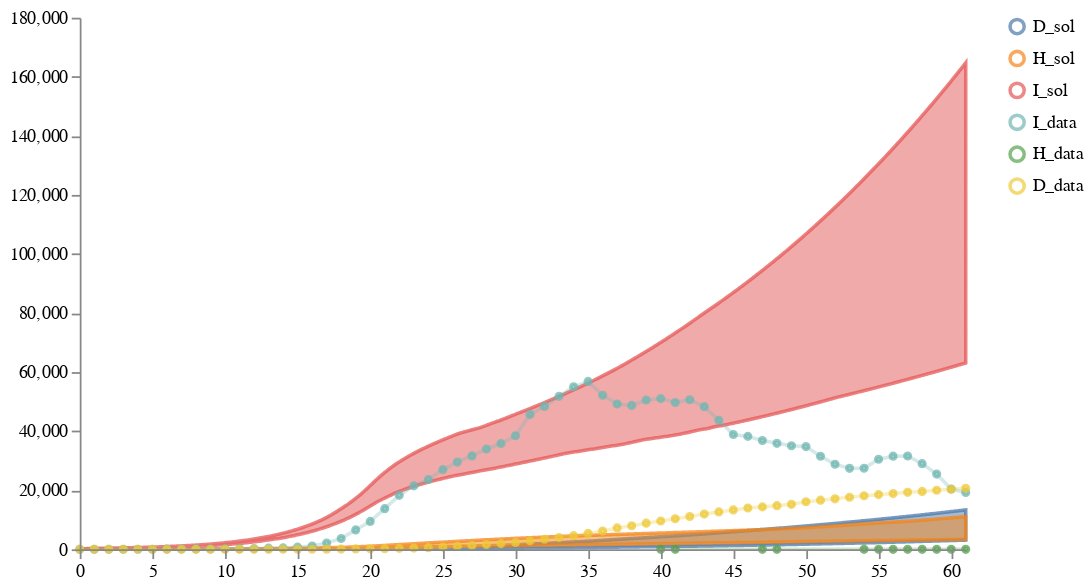

Source (notebook cell):
### Code cell
prior_samples = load_and_sample_petri_model(model1, num_samples, timepoints=timepoints1, method="dopri5",
                                            visual_options={"title": "3_base", "keep":["I_sol", "H_sol", "D_sol"]}, 
                                            time_unit="days")

schema = plots.pad(schema, 5)
plots.ipy_display(schema)

### Figure 1 — Vega specification as saved in the notebook (floating-point values rounded to 4 significant figures; data arrays with more than 128 entries replaced by an {"elided": "..."} marker saying what was removed)
{"$schema": "https://vega.github.io/schema/vega/v5.json", "axes": [{"name": "x_axis", "orient": "bottom", "scale": "xscale", "zindex": 100}, {"name": "y_axis", "orient": "left", "scale": "yscale", "zindex": 100}], "data": [{"name": "distributions", "values": {"elided": "1833 records"}}, {"name": "traces", "transform": [{"expr": "isValid(datum.value)", "type": "filter"}], "values": []}, {"name": "points", "values": {"elided": "136 records"}}, {"name": "markers", "values": []}, {"name": "selected", "on": [{"remove": true, "trigger": "clear"}, {"remove": true, "trigger": "!shift"}, {"insert": "clicked", "trigger": "!shift && clicked"}, {"toggle": "clicked", "trigger": "shift && clicked"}]}], "height": 300, "legends": [{"encode": {"labels": {"interactive": true, "name": "legendLabel", "update": {"opacity": [{"test": "!length(data('selected')) || indata('selected', 'value', datum.value)", "value": 1}, {"value": 0.25}]}}, "symbols": {"interactive": true, "name": "legendSymbol", "update": {"fill": {"value": "transparent"}, "opacity": [{"test": "!length(data('selected')) || indata('selected', 'value', datum.value)", "value": 0.7}, {"value": 0.15}], "size": {"value": 64}, "strokeWidth": {"value": 2}}}}, "name": "color_legend", "stroke": "color"}], "marks": [{"from": {"facet": {"data": "points", "groupby": "trajectory", "name": "points_split"}}, "marks": [{"encode": {"hover": {"fillOpacity": {"value": 0.9}}, "update": {"fill": {"field": "trajectory", "scale": "color"}, "fillOpacity": [{"test": "!length(data('selected')) || indata('selected', 'value', datum.trajectory)", "value": 0.5}, {"value": 0.15}], "size": {"value": 10}, "stroke": {"field": "trajectory", "scale": "color"}, "strokeOpacity": [{"test": "!length(data('selected')) || indata('selected', 'value', datum.trajectory)", "value": 0.75}, {"value": 0.15}], "strokeWidth": {"value": 2}, "tooltip": {"field": "value"}, "x": {"field": "timepoint", "scale": "xscale"}, "y": {"field": "value", "scale": "yscale"}}}, "from": {"data": "points_split"}, "name": "_points_symbol", "type": "symbol", "zindex": 3}, {"encode": {"hover": {"fillOpacity": {"value": 0.9}}, "update": {"interpolate": {"value": "linear"}, "stroke": {"field": "trajectory", "scale": "color"}, "strokeOpacity": [{"test": "!length(data('selected')) || indata('selected', 'value', datum.trajectory)", "value": 0.3}, {"value": 0.1}], "strokeWidth": {"value": 2}, "x": {"field": "timepoint", "scale": "xscale"}, "y": {"field": "value", "scale": "yscale"}}}, "from": {"data": "points_split"}, "name": "_points_line", "type": "line", "zindex": 3}], "name": "_points", "type": "group", "zindex": 3}, {"from": {"facet": {"data": "traces", "groupby": "trajectory", "name": "traces_split"}}, "marks": [{"encode": {"hover": {"fillOpacity": {"value": 0.9}}, "update": {"interpolate": {"value": "linear"}, "stroke": {"field": "trajectory", "scale": "color"}, "strokeOpacity": [{"test": "!length(data('selected')) || indata('selected', 'value', datum.trajectory)", "value": 0.75}, {"value": 0.15}], "strokeWidth": {"value": 2}, "x": {"field": "timepoint", "scale": "xscale"}, "y": {"field": "value", "scale": "yscale"}}}, "from": {"data": "traces_split"}, "name": "_traces_lines", "type": "line"}], "name": "_traces", "type": "group", "zindex": 2}, {"from": {"facet": {"data": "distributions", "groupby": "trajectory", "name": "trajectory_split"}}, "marks": [{"encode": {"hover": {"fillOpacity": {"value": 0.9}}, "update": {"fill": {"field": "trajectory", "scale": "color"}, "fillOpacity": [{"test": "!length(data('selected')) || indata('selected', 'value', datum.trajectory)", "value": 0.5}, {"value": 0.15}], "interpolate": {"value": "linear"}, "stroke": {"field": "trajectory", "scale": "color"}, "strokeOpacity": [{"test": "!length(data('selected')) || indata('selected', 'value', datum.trajectory)", "value": 0.75}, {"value": 0.15}], "strokeWidth": {"value": 2}, "x": {"field": "timepoint", "scale": "xscale"}, "y": {"field": "upper", "scale": "yscale"}, "y2": {"field": "lower", "scale": "yscale"}}}, "from": {"data": "trajectory_split"}, "type": "area"}], "name": "_distributions", "type": "group", "zindex": 1}, {"marks": [{"encode": {"enter": {"stroke": {"value": "lightgray"}}, "update": {"opacity": {"value": 1}, "x": {"field": "timepoint", "scale": "xscale"}, "y": {"signal": "height"}, "y2": {"value": 0}}}, "from": {"data": "markers"}, "name": "_marker text", "type": "rule"}, {"encode": {"enter": {"fontSize": {"value": 8}, "text": {"field": "datum.label"}, "y": {"value": 0}}}, "from": {"data": "_marker text"}, "name": "_marker flags", "transform": [{"as": ["x", "_y", "opacity", "align", "baseline"], "lineAnchor": "start", "offset": [1], "size": {"signal": "[width, height]"}, "type": "label"}], "type": "text"}], "name": "_markers", "type": "group"}], "padding": 5, "scales": [{"domain": {"fields": [{"data": "distributions", "field": "timepoint"}, {"data": "traces", "field": "timepoint"}, {"data": "points", "field": "timepoint"}, {"data": "markers", "field": "timepoint"}]}, "name": "xscale", "range": "width", "type": "linear", "zero": false}, {"domain": {"fields": [{"data": "distributions", "field": "lower"}, {"data": "distributions", "field": "upper"}, {"data": "traces", "field": "value"}, {"data": "points", "field": "value"}]}, "name": "yscale", "nice": true, "range": "height", "type": "linear", "zero": true}, {"domain": {"fields": [{"data": "distributions", "field": "trajectory"}, {"data": "traces", "field": "trajectory"}, {"data": "points", "field": "trajectory"}]}, "name": "color", "range": "category", "type": "ordinal"}], "signals": [{"name": "clear", "on": [{"events": "mouseup[!event.item]", "force": true, "update": "true"}], "value": true}, {"name": "shift", "on": [{"events": "@legendSymbol:click, @legendLabel:click", "force": true, "update": "event.shiftKey"}], "value": false}, {"name": "clicked", "on": [{"events": "@legendSymbol:click, @legendLabel:click", "force": true, "update": "{value: datum.value}"}], "value": null}], "width": 500}
